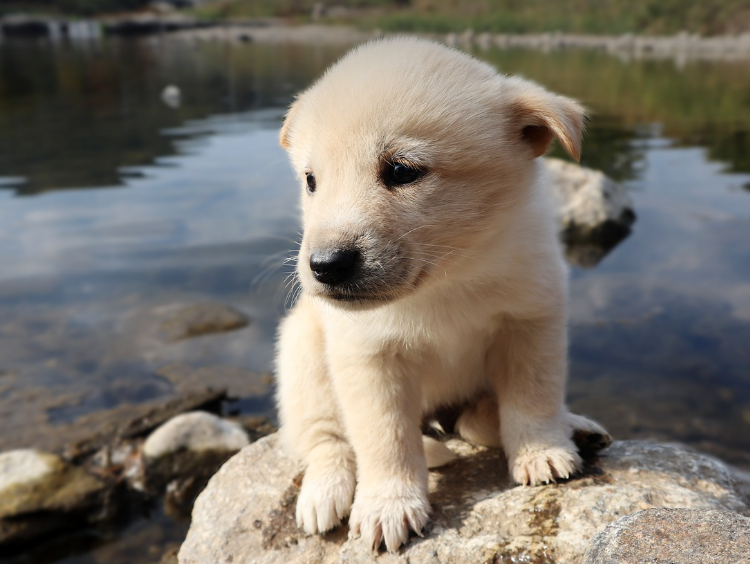
#> input picture cute_dog.png, 750 x 564 px, found by its file name
$ jupyter execute --allow-errors RMBG_2_0_share_241128_cutedog.ipynb   (shell and % lines are left out)
#> lines starting #> are read from the running program, lines starting #| are printed output that depends on the picture
<a href="https://colab.research.google.com/github/JUD210/exploration_03/blob/main/RMBG_2_0_share_241128_cutedog.ipynb" target="_parent"></a>

[cell 1]
from google.colab import drive
#> (the rest of this cell did not finish here and is left out)

[cell 2]
from PIL import Image
import matplotlib.pyplot as plt
import torch
from torchvision import transforms
from transformers import AutoModelForImageSegmentation

#> (the rest of this cell did not finish here and is left out)

#> (a cell that did not finish here is left out)

[cell 4]
def transform_image(image):
    # Convert RGBA to RGB if image has alpha channel
    if image.mode == 'RGBA':
        image = image.convert('RGB')

    image_size = (1024, 1024)
    transform = transforms.Compose([
        transforms.Resize(image_size),
        transforms.ToTensor(),
        transforms.Normalize(
            mean=[0.485, 0.456, 0.406],
            std=[0.229, 0.224, 0.225]
        )
    ])
    return transform(image)

# Usage
input_image_path = "/content/drive/MyDrive/아이펠/Exploration/cute_dog.png"
image = Image.open(input_image_path)
#> image is the input picture: PIL image 750x564 RGB; mean R, G, B 120.7, 114.4, 105.3
print(image.size)
#| (750, 564)
#> (the rest of this cell did not finish here and is left out)

#> (a cell that did not finish here is left out)

#> (a cell that did not finish here is left out)

[cell 7]
import cv2
import matplotlib.pyplot as plt

img_orig = cv2.imread(input_image_path)

print(img_orig.shape)
#| (564, 750, 3)

plt.imshow(cv2.cvtColor(img_orig, cv2.COLOR_BGR2RGB))
plt.show()

[cell 8]
img_blurred = cv2.blur(img_orig, (13, 13))
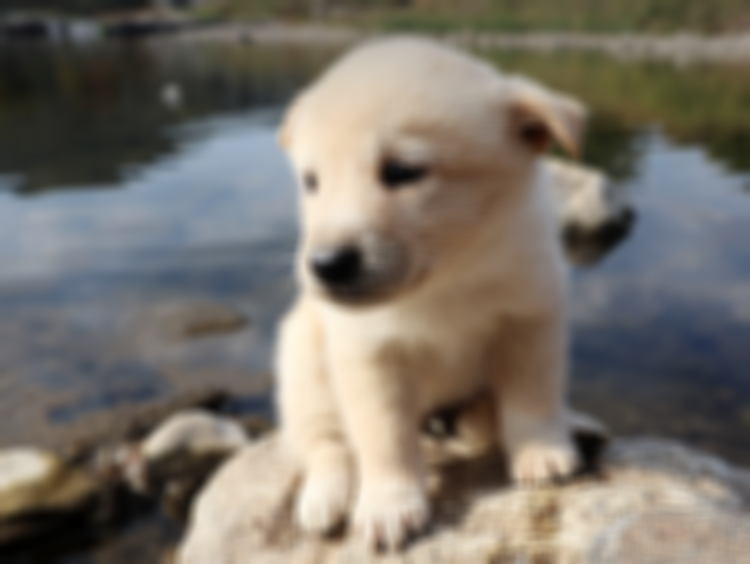
#> img_blurred: shape (564, 750, 3); mean B, G, R 105.3, 114.4, 120.7

plt.imshow(cv2.cvtColor(img_blurred, cv2.COLOR_BGR2RGB))
plt.show()


$ run again, with cabbage_grandma.png copied over cute_dog.png
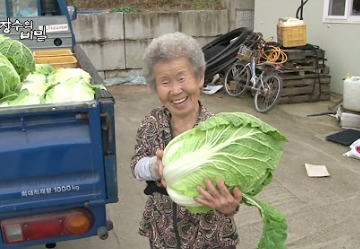
#> input picture cabbage_grandma.png, 360 x 249 px, found by its file name
#> image is the input picture: PIL image 360x249 RGB; mean R, G, B 132.2, 132.7, 118
#| (360, 249)
#| (249, 360, 3)
#> `img_blurred = cv2.blur(img_orig, (13, 13))`:
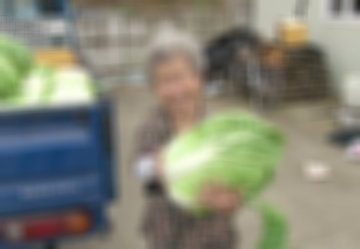
#> img_blurred: shape (249, 360, 3); mean B, G, R 118, 132.7, 132.2
